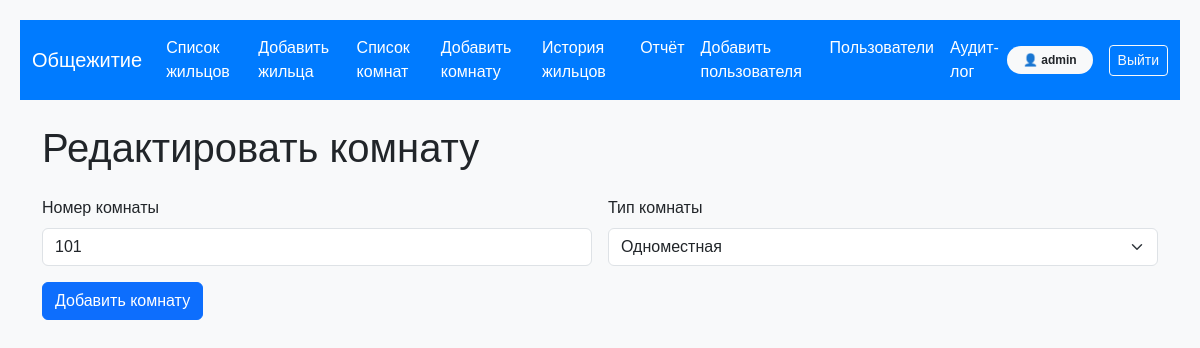
The page /edit-room/1 (signed in) on the database its author committed.
### app.py (models this page shows, shortened)
class User(UserMixin, db.Model):
    id = db.Column(db.Integer, primary_key=True)
    username = db.Column(db.String(100), unique=True, nullable=False)
    password = db.Column(db.String(200), nullable=False)
    is_admin = db.Column(db.Boolean, default=False)

class Room(db.Model):
    id = db.Column(db.Integer, primary_key=True)
    number = db.Column(db.Integer, unique=True, nullable=False)
    room_type = db.Column(db.String(50), nullable=False)

### app.py (the view, shortened to what this page needs)
@app.route('/edit-room/<int:id>', methods=['GET', 'POST'])
@login_required
def edit_room(id):
    if not current_user.is_admin:
        flash("Доступ только для администратора", "danger")
        return redirect(url_for("home"))
    room = Room.query.get_or_404(id)
    form = RoomForm(obj=room)
    occupied = Student.query.filter_by(room_number=room.number).first()
    if occupied:
        flash("Ошибка: Нельзя редактировать комнату, в которой уже живут жильцы!", "danger")
        return redirect(url_for("rooms"))
    return render_template('edit_room.html', form=form, room=room)

### forms.py
class RoomForm(FlaskForm):
    number = IntegerField("Номер комнаты", validators=[DataRequired()])
    room_type = SelectField("Тип комнаты", choices=[("Одноместная", "Одноместная"), ("Двухместная", "Двухместная")])
    submit = SubmitField("Добавить комнату")

### app.py (called while the page is built)
@login_manager.user_loader
def load_user(user_id):
    return User.query.get(int(user_id))

### templates/edit_room.html (shortened to what this page needs)
{% extends "base.html" %}
{% block content %}
    <h1 class="mb-4">Редактировать комнату</h1>
    <form method="POST" class="row g-3">
        <div class="col-md-6">
            {{ form.number.label(class="form-label") }}
            {{ form.number(class="form-control") }}
        </div>
        <div class="col-md-6">
            {{ form.room_type.label(class="form-label") }}
            {{ form.room_type(class="form-select") }}
        </div>
        <div class="col-12">
            {{ form.submit(class="btn btn-primary") }}
        </div>
    </form>
{% endblock %}

### templates/base.html (shortened to what this page needs)
<!DOCTYPE html>
<html lang="ru">
<head>
    <link href="https://cdn.jsdelivr.net/npm/bootstrap@5.3.2/dist/css/bootstrap.min.css" rel="stylesheet">
	<link rel="stylesheet" href="https://cdn.jsdelivr.net/npm/bootstrap-icons@1.10.5/font/bootstrap-icons.css">
</head>
<body>
    <nav class="navbar navbar-expand-lg navbar-custom mb-4">
        <div class="container-fluid">
            <a class="navbar-brand" href="/">Общежитие</a>
            <div class="collapse navbar-collapse" id="mainNavbar">
                <ul class="navbar-nav me-auto mb-2 mb-lg-0">
                    <li class="nav-item"><a class="nav-link" href="/students">Список жильцов</a></li>
                    <li class="nav-item"><a class="nav-link" href="/add-student">Добавить жильца</a></li>
                    <li class="nav-item"><a class="nav-link" href="/rooms">Список комнат</a></li>
					{% if current_user.is_authenticated and current_user.is_admin %}
                    <li class="nav-item"><a class="nav-link" href="/add-room">Добавить комнату</a></li>
                    <li class="nav-item"><a class="nav-link" href="/history">История жильцов</a></li>
                    <li class="nav-item"><a class="nav-link" href="/report">Отчёт</a></li>
					<li class="nav-item"><a class="nav-link" href="/add-user">Добавить пользователя</a></li>
					<li class="nav-item"><a class="nav-link" href="/users">Пользователи</a></li>
					<li class="nav-item"><a class="nav-link" href="{{ url_for('audit_log') }}">Аудит-лог</a></li>
					{% endif %}
                </ul>
				<ul class="navbar-nav mb-2 mb-lg-0">
					{% if current_user.is_authenticated %}
						<li class="nav-item">
							<div class="d-flex align-items-center">
								<span class="badge bg-light text-dark me-3 px-3 py-2 rounded-pill">
									👤 {{ current_user.username }}
								</span>
								<a class="btn btn-outline-light btn-sm" href="{{ url_for('logout') }}">Выйти</a>
							</div>
						</li>
					{% else %}
						<li class="nav-item">
							<a class="nav-link text-white" href="{{ url_for('login') }}">Войти</a>
						</li>
					{% endif %}
				</ul>
            </div>
        </div>
    </nav>
    <div class="container">
        {% block content %}{% endblock %}
    </div>
</body>
</html>

### templates/base.html (style rules this page uses)
body { font-family: Arial, sans-serif; margin: 20px; background-color: #f8f9fa; }
.navbar-custom { background-color: #007bff; }
.navbar-custom .nav-link, .navbar-custom .navbar-brand { color: white; }

### rows shown on the page
User: username "admin"
Room: number "101", room_type "Одноместная"
